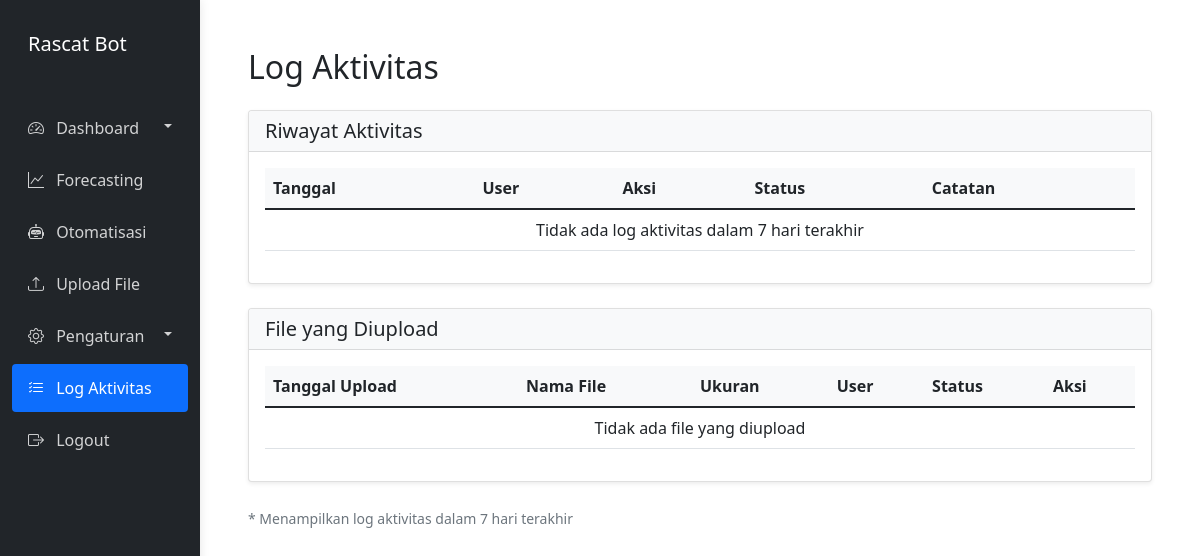
The page /activity-logs/ (signed in) on the database as committed earlier.
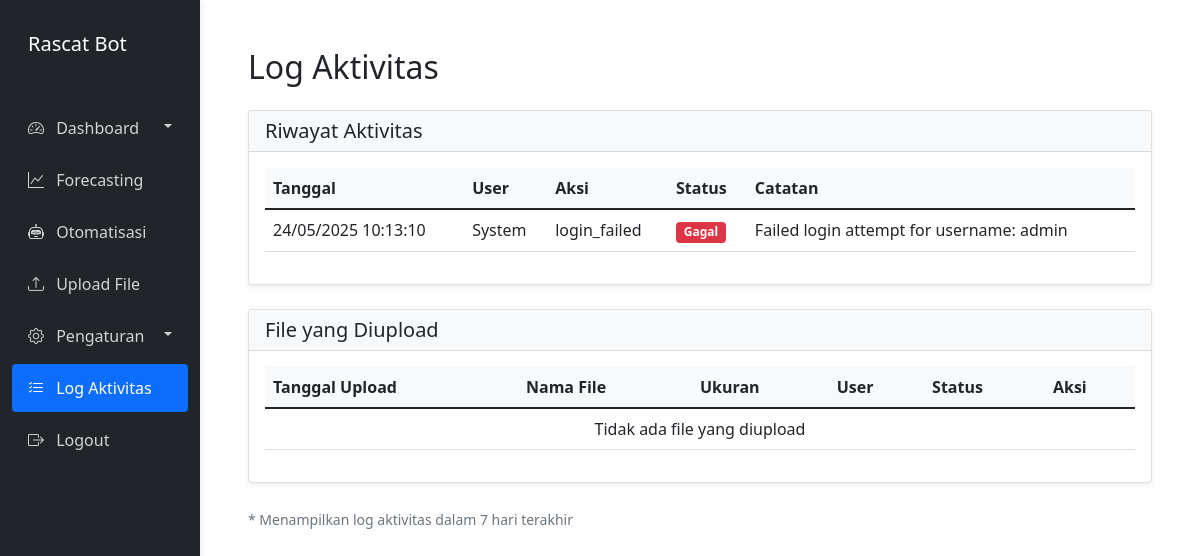
The same page on the database as committed later.
### inventory/models.py (models this page shows, shortened)
class ActivityLog(models.Model):
    STATUS_CHOICES = (
        ('success', 'Berhasil'),
        ('failed', 'Gagal'),
    )
    user = models.ForeignKey(User, on_delete=models.CASCADE, null=True, blank=True, verbose_name="User")
    action = models.CharField(max_length=255, verbose_name="Aksi")
    status = models.CharField(max_length=10, choices=STATUS_CHOICES, default='success', verbose_name="Status")
    notes = models.TextField(blank=True, null=True, verbose_name="Catatan")
    timestamp = models.DateTimeField(auto_now_add=True, verbose_name="Waktu")
    class Meta:
        ordering = ['-timestamp']
        verbose_name = "Activity Log"
        verbose_name_plural = "Activity Logs"

### inventory/views.py (the view)
# urls.py: path("activity-logs/", views.activity_logs, name="activity_logs"),
@login_required
@user_passes_test(lambda u: not is_staff_gudang(u))
def activity_logs(request):
    logs = ActivityLog.objects.all().order_by("-timestamp")
    for log in logs:
        log.localized_timestamp = get_localized_time(log.timestamp)
    context = {
        "logs": logs
    }
    return render(request, "inventory/activity_logs.html", context)

### inventory/utils.py (called while the page is built)
def is_staff_gudang(user):
    try:
        is_staff = user.profile.is_staff_gudang
        logger.info(f"Checking staff_gudang role for user {user.username}: {is_staff}")
        return is_staff
    except Exception as e:
        logger.error(f"Error checking staff_gudang role for user {user.username}: {str(e)}")
        return False

### inventory/views_timezone.py (called while the page is built)
def format_datetime_jakarta(dt):
    if dt is None:
        return ""
    jakarta = pytz.timezone('Asia/Jakarta')
    return dt.astimezone(jakarta).strftime('%H:%M - %d %B %Y')

def get_localized_time(dt=None):
    if dt is None:
        return get_jakarta_time()
    return format_datetime_jakarta(dt)

### templates/inventory/activity_logs.html
{% extends 'base.html' %}
{% block content %}
<div class="container-fluid py-4">
    <h2 class="mb-4">Log Aktivitas</h2>
    <div class="card mb-4">
        <div class="card-header">
            <h5 class="mb-0">Riwayat Aktivitas</h5>
        </div>
        <div class="card-body">
            <div class="table-responsive">
                <table class="table table-hover">
                    <thead>
                        <tr>
                            <th>Tanggal</th>
                            <th>User</th>
                            <th>Aksi</th>
                            <th>Status</th>
                            <th>Catatan</th>
                        </tr>
                    </thead>
                    <tbody>
                        {% for log in logs %}
                        <tr>
                            <td>{{ log.timestamp|date:"d/m/Y H:i:s" }}</td>
                            <td>{{ log.user.username|default:"System" }}</td>
                            <td>{{ log.action }}</td>
                            <td>
                                {% if log.status == 'success' %}
                                <span class="badge bg-success">Berhasil</span>
                                {% else %}
                                <span class="badge bg-danger">Gagal</span>
                                {% endif %}
                            </td>
                            <td>{{ log.notes|default:"-" }}</td>
                        </tr>
                        {% empty %}
                        <tr>
                            <td colspan="5" class="text-center">Tidak ada log aktivitas dalam 7 hari terakhir</td>
                        </tr>
                        {% endfor %}
                    </tbody>
                </table>
            </div>
        </div>
    </div>
    <div class="card">
        <div class="card-header">
            <h5 class="mb-0">File yang Diupload</h5>
        </div>
        <div class="card-body">
            <div class="table-responsive">
                <table class="table table-hover">
                    <thead>
                        <tr>
                            <th>Tanggal Upload</th>
                            <th>Nama File</th>
                            <th>Ukuran</th>
                            <th>User</th>
                            <th>Status</th>
                            <th>Aksi</th>
                        </tr>
                    </thead>
                    <tbody>
                        {% for upload in uploads %}
                        <tr>
                            <td>{{ upload.upload_date|date:"d/m/Y H:i:s" }}</td>
                            <td>{{ upload.filename }}</td>
                            <td>{{ upload.get_file_size_display }}</td>
                            <td>{{ upload.user.username|default:"System" }}</td>
                            <td>
                                {% if upload.error_count == 0 %}
                                <span class="badge bg-success">Berhasil</span>
                                {% else %}
                                <span class="badge bg-warning">{{ upload.success_count }} berhasil, {{ upload.error_count }} gagal</span>
                                {% endif %}
                            </td>
                            <td>
                                <a href="{{ upload.download_url }}" class="btn btn-sm btn-primary" target="_blank">
                                    <i class="bi bi-download"></i> Download
                                </a>
                            </td>
                        </tr>
                        {% empty %}
                        <tr>
                            <td colspan="6" class="text-center">Tidak ada file yang diupload</td>
                        </tr>
                        {% endfor %}
                    </tbody>
                </table>
            </div>
        </div>
    </div>
    <div class="mt-3 text-muted">
        <small>* Menampilkan log aktivitas dalam 7 hari terakhir</small>
    </div>
</div>
{% endblock %}

### templates/base.html (shortened to what this page needs)
{% load static %}
<!DOCTYPE html>
<html lang="id">
<head>
    <link href="https://cdn.jsdelivr.net/npm/bootstrap@5.1.3/dist/css/bootstrap.min.css" rel="stylesheet">
    <link rel="stylesheet" href="https://cdn.jsdelivr.net/npm/bootstrap-icons@1.8.1/font/bootstrap-icons.css">
    <link rel="stylesheet" href="{% static 'css/style.css' %}">
</head>
<body class="{% if is_admin %}admin-user{% endif %} {% if is_staff_gudang or user.profile.is_staff_gudang %}staff-gudang-user{% endif %}">
    <div class="container-fluid">
        <div class="row">
            {% if user.is_authenticated %}
            <div class="col-md-3 col-lg-2 d-md-block bg-dark sidebar collapse">
                <div class="position-sticky pt-3">
                    <div class="text-white p-3 mb-4">
                        <h5>Rascat Bot</h5>
                    </div>
                    <ul class="nav flex-column">
                        <li class="nav-item">
                            <a class="nav-link dropdown-toggle "
                               href="#dashboardSubmenu"
                               data-bs-toggle="collapse"
                               aria-expanded="{% if 'dashboard' in request.path or 'kelola-stok-barang' in request.path or 'kelola-harga' in request.path or 'kelola-stok-packing' in request.path or 'transfer-stok' in request.path or 'data-exp-produk' in request.path or 'pesanan-dibatalkan' in request.path %}true{% else %}false{% endif %}">
                                <i class="bi bi-speedometer2 me-2"></i> Dashboard
                            </a>
                        </li>
                        {% if not user.profile.is_staff_gudang %}
                        <li class="nav-item">
                            <a class="nav-link {% if 'forecasting' in request.path %}active{% endif %}" href="{% url 'inventory:forecasting' %}">
                                <i class="bi bi-graph-up me-2"></i> Forecasting
                            </a>
                        </li>
                        <li class="nav-item">
                            <a class="nav-link {% if 'otomatisasi' in request.path %}active{% endif %}" href="{% url 'inventory:otomatisasi' %}">
                                <i class="bi bi-robot me-2"></i> Otomatisasi
                            </a>
                        </li>
                        <li class="nav-item">
                            <a class="nav-link {% if 'upload' in request.path %}active{% endif %}" href="{% url 'inventory:upload_file' %}">
                                <i class="bi bi-upload me-2"></i> Upload File
                            </a>
                        </li>
                        <li class="nav-item">
                            <a class="nav-link dropdown-toggle {% if 'change-password' in request.path or 'webhook-settings' in request.path or 'kelola-pengguna' in request.path %}active{% endif %}"
                               href="#pengaturanSubmenu"
                               data-bs-toggle="collapse"
                               aria-expanded="{% if 'change-password' in request.path or 'webhook-settings' in request.path or 'kelola-pengguna' in request.path %}true{% else %}false{% endif %}">
                                <i class="bi bi-gear me-2"></i> Pengaturan
                            </a>
                        </li>
                        <li class="nav-item">
                            <a class="nav-link {% if 'activity-logs' in request.path %}active{% endif %}" href="{% url 'inventory:activity_logs' %}">
                                <i class="bi bi-list-check me-2"></i> Log Aktivitas
                            </a>
                        </li>
                        {% endif %}
                        <li class="nav-item">
                            <a class="nav-link" href="{% url 'inventory:logout' %}">
                                <i class="bi bi-box-arrow-right me-2"></i> Logout
                            </a>
                        </li>
                    </ul>
                </div>
            </div>
            <main class="col-md-9 ms-sm-auto col-lg-10 px-md-4">
                {% block content %}{% endblock %}
            </main>
            {% else %}
                {% block login_content %}{% endblock %}
            {% endif %}
        </div>
    </div>
</body>
</html>

### static/css/style.css (style rules this page uses)
.sidebar { min-height: 100vh; box-shadow: 0 0 10px rgba(0, 0, 0, 0.1); }
.sidebar .nav-link { color: rgba(255, 255, 255, 0.8); padding: 0.75rem 1rem; border-radius: 0.25rem; margin-bottom: 0.25rem; }
.sidebar .nav-link.active { color: #fff; background-color: #0d6efd; }
.sidebar .nav-link i { margin-right: 0.5rem; }
.sidebar .dropdown-toggle::after { float: right; margin-top: 8px; }
main { padding-top: 1.5rem; }
.table th { background-color: #f8f9fa; font-weight: 600; }
.card { box-shadow: 0 0.125rem 0.25rem rgba(0, 0, 0, 0.075); margin-bottom: 1.5rem; }
.card-header { background-color: #f8f9fa; border-bottom: 1px solid rgba(0, 0, 0, 0.125); }

Rows that differ between the two databases and show on the page:
added ActivityLog: timestamp "24/05/2025 10:13:10", user.username "System", action "login_failed", status "Gagal", notes "Failed login attempt for username: admin"
Other text that changed with them:
text no longer shown: "Tidak ada log aktivitas dalam 7 hari terakhir"
